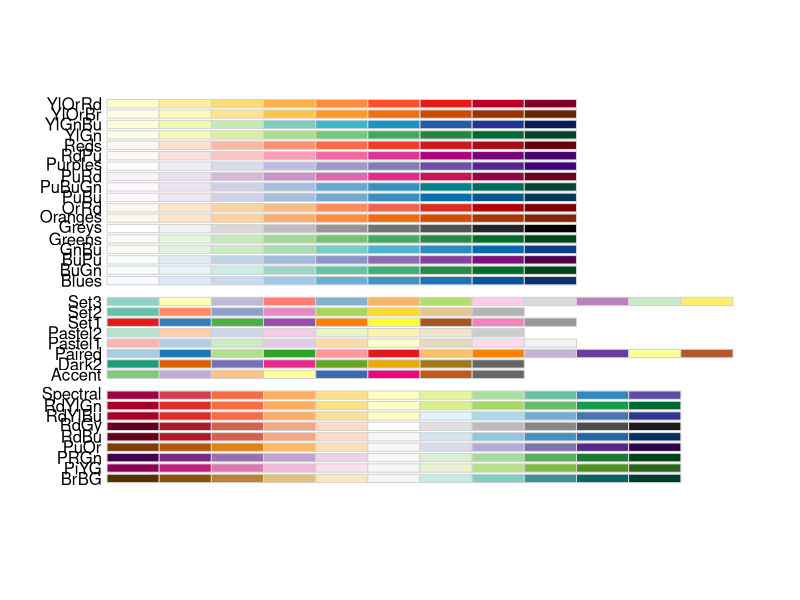
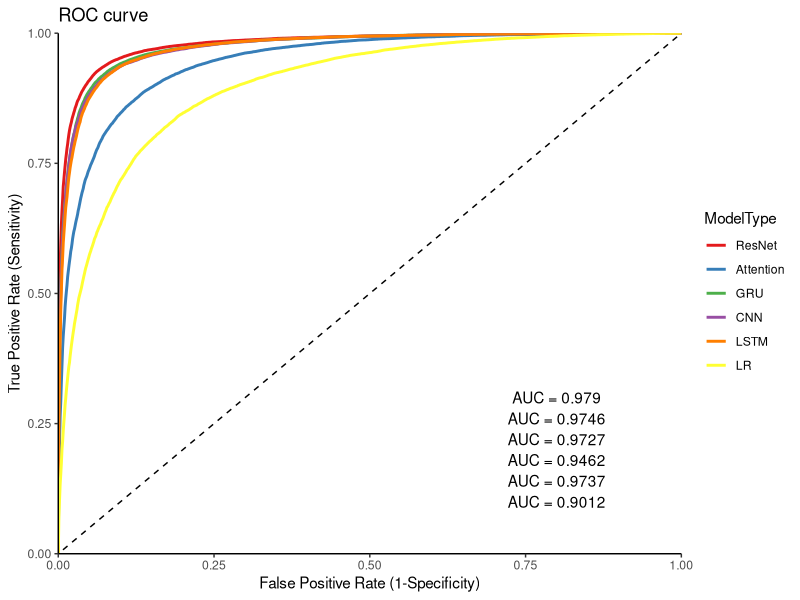
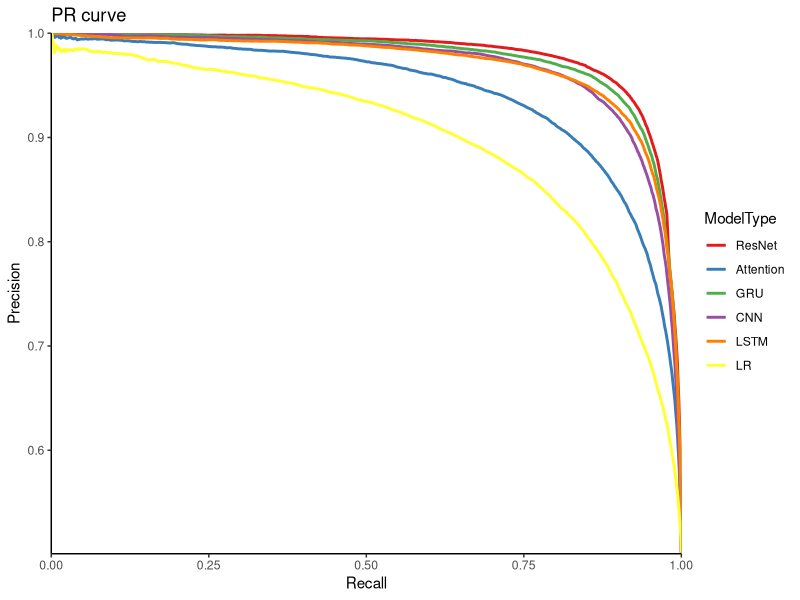
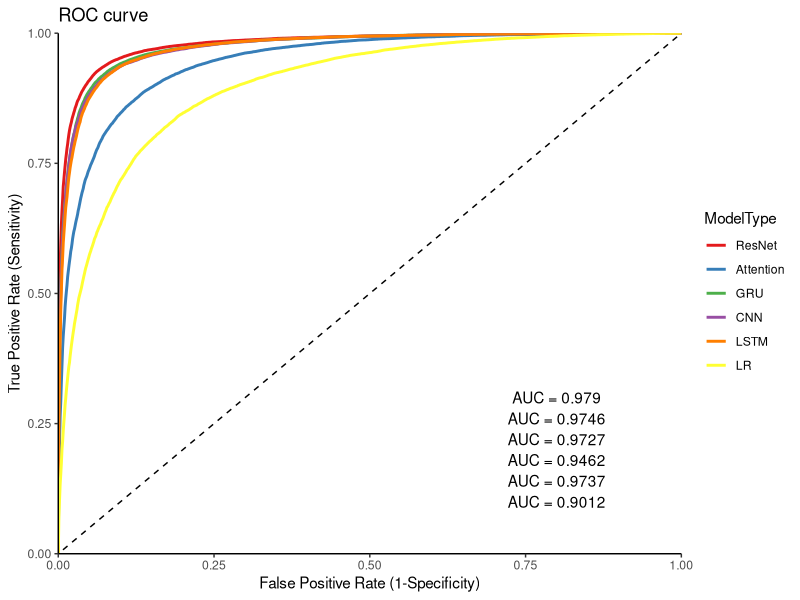
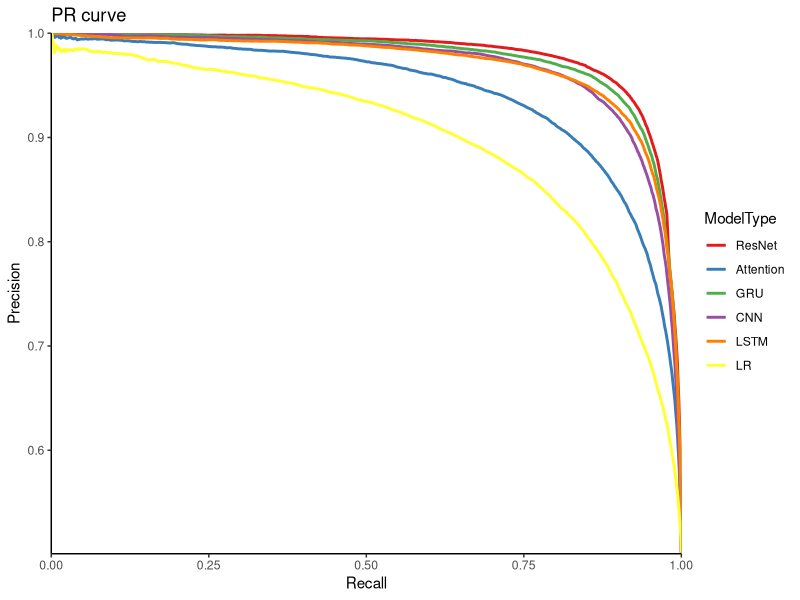

These figures' R source, in order:
# TSS general model performance 
library(ggplot2)
library(pROC)
# working diar setting 
getwd()
setwd('/Users/zhusitao/R_workspace/R_script/project/TSS_annotation/general_model_performance/')

#### color brewer
library(RColorBrewer)
?RColorBrewer
display.brewer.all(n=NULL, type="all", select=NULL, exact.n=TRUE, 
                   colorblindFriendly=FALSE)
mypalette <- brewer.pal(7,"Set2")

### roc calculate 

simple_auc <- function(TPR, FPR){
  # inputs already sorted, best scores first 
  dFPR <- c(diff(FPR), 0)
  dTPR <- c(diff(TPR), 0)
  sum(TPR * dFPR) + sum(dTPR * dFPR)/2
}
#simple_auc(roc$tpr, roc$fpr)

# roc <- read.csv('another_512_version/roc_merge.csv')
# roc <- read.csv('final_version/roc_merge.csv') 
# roc <- read.csv('20230323/roc_merge.csv') # 20230323 version
roc <- read.csv('20230421/roc_merge.csv') # 20230421 version
roc

LR <- roc[roc$ModelType == 'LR', ]
round(simple_auc(LR$tpr, LR$fpr), 4)

CNN <- roc[roc$ModelType == 'CNN', ]
round(simple_auc(CNN$tpr, CNN$fpr), 4)

Attention <- roc[roc$ModelType == 'Attention', ]
round(simple_auc(Attention$tpr, Attention$fpr),4)

LSTM <- roc[roc$ModelType == 'LSTM', ]
round(simple_auc(LSTM$tpr, LSTM$fpr),4)

GRU <- roc[roc$ModelType == 'GRU', ]
round(simple_auc(GRU$tpr, GRU$fpr), 4)

ResNet <- roc[roc$ModelType == 'ResNet', ]
round(simple_auc(ResNet$tpr, ResNet$fpr), 4)

# final_version
label_model <- data.frame(ModelType = c('LR', 'CNN', 'Attention', 'LSTM', 'GRU', 'ResNet'),
                          auc_value = c(0.9012, 0.9737, 0.9462, 0.9727, 0.9746, 0.979))
label_model


roc$ModelType <- factor(roc$ModelType, levels = c("ResNet","Attention","GRU","CNN","LSTM","LR"))
# roc curve 
mypalette <- brewer.pal(7,"Set1")
ggplot(roc, aes(fpr,tpr, color=ModelType)) + 
  geom_line(size = 1, alpha = 1) +
  labs(title= "ROC curve", 
       x = "False Positive Rate (1-Specificity)", 
       y = "True Positive Rate (Sensitivity)") +
  theme_classic() +
  geom_abline(linetype = 'dashed') +
  scale_x_continuous(expand = c(0, 0)) +
  scale_y_continuous(expand = c(0, 0)) +
  annotate("text", x = 0.8, y=c(0.1, 0.14,0.18,0.22, 0.26, 0.30), 
           label = c('AUC = 0.9012', 'AUC = 0.9737', 'AUC = 0.9462',
                     'AUC = 0.9727', 'AUC = 0.9746', 'AUC = 0.979')) +
  scale_colour_manual(values=mypalette)

# save figure
ggsave('20230421/general_ROC.pdf',width = 8, height = 6,units = 'in',dpi=300)

# pr curve
# pr <- read.csv('final_version/pr_merge.csv')
# pr <- read.csv('20230323/pr_merge.csv') # 20230323
pr <- read.csv('20230421/pr_merge.csv') # 20230421
head(pr)
dim(pr)
pr$ModelType <- factor(pr$ModelType, levels = c("ResNet","Attention","GRU","CNN","LSTM","LR"))
ggplot(pr,aes(recall,precision, color=ModelType)) + 
  geom_line(size = 1, alpha = 1) +
  labs(title= "PR curve", 
       x = "Recall", 
       y = "Precision") +
  theme_classic() +
  scale_x_continuous(expand = c(0, 0)) +
  scale_y_continuous(expand = c(0, 0)) +
  scale_colour_manual(values=mypalette)
# save figure
ggsave('20230421/general_PR.pdf',width = 8, height = 6,units = 'in',dpi=300)
